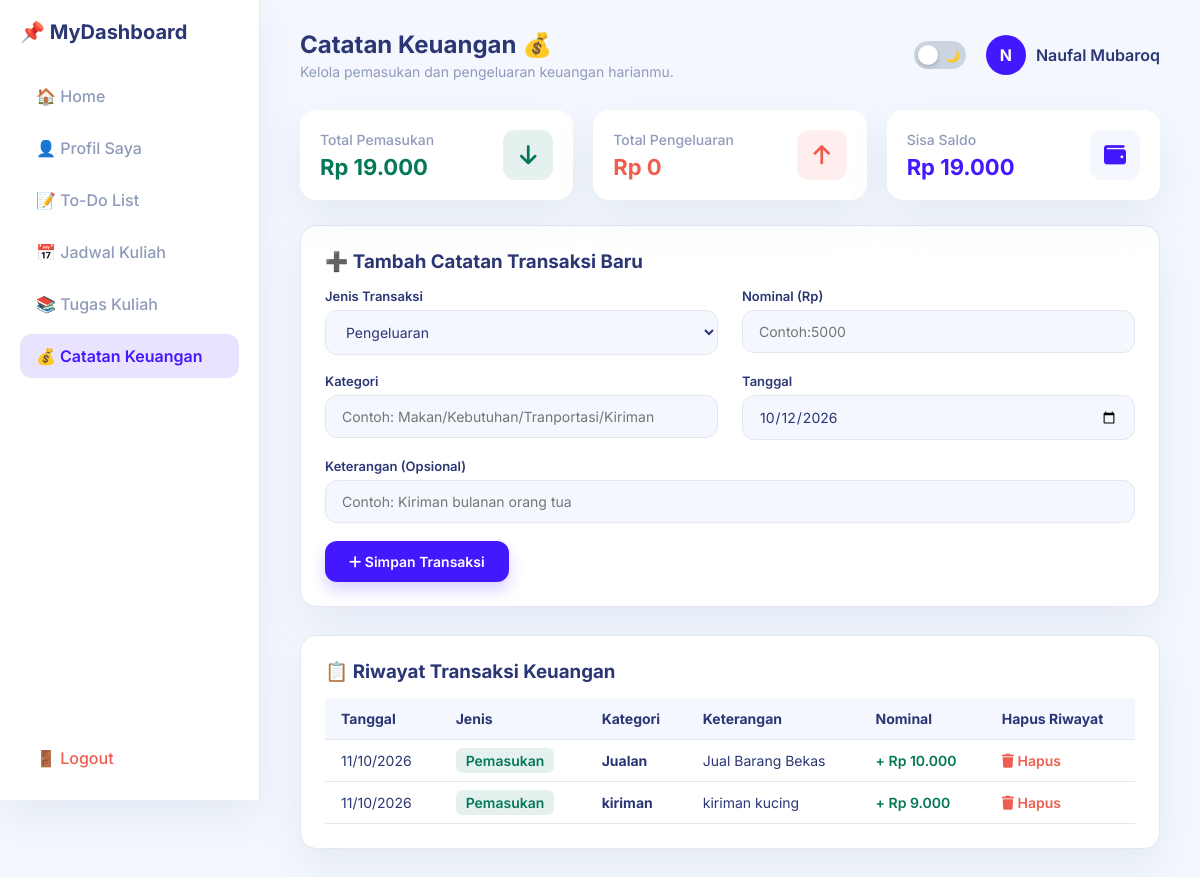
The page /pencatatankeuangan.php (signed in) on the database its author committed.
### tables this page shows
CREATE TABLE `keuangan` (
  `id` int(11) NOT NULL,
  `user_id` int(11) NOT NULL,
  `jenis` enum('Pemasukan','Pengeluaran') NOT NULL,
  `nominal` bigint(20) NOT NULL,
  `kategori` varchar(100) NOT NULL,
  `keterangan` text DEFAULT NULL,
  `tanggal` date NOT NULL,
  `created_at` timestamp NOT NULL DEFAULT current_timestamp()
);

### pencatatankeuangan.php (the view, shortened to what this page needs)
<?php
require 'koneksi.php';
$user_id = $_SESSION['user_id'];
$nama_user = $_SESSION['nama'] ?? 'User';
$total_pemasukan = 0;
$total_pengeluaran = 0;
$list_transaksi = false;
try {
    $q_sum = mysqli_query($conn, "SELECT jenis, SUM(nominal) as total FROM keuangan WHERE user_id = '$user_id' GROUP BY jenis");
    while ($row = mysqli_fetch_assoc($q_sum)) {
        if ($row['jenis'] == 'Pemasukan') {
            $total_pemasukan = $row['total'];
        } else if ($row['jenis'] == 'Pengeluaran') {
            $total_pengeluaran = $row['total'];
        }
    }
    $sisa_saldo = $total_pemasukan - $total_pengeluaran;
    $list_transaksi = mysqli_query($conn, "SELECT * FROM keuangan WHERE user_id = '$user_id' ORDER BY tanggal DESC, id DESC");
} catch (Exception $e) {
}
?>
<!DOCTYPE html>
<html lang="id">
<head>
    <link rel="stylesheet" href="dashboard.css?v=<?= time(); ?>">
    <link rel="stylesheet" href="tampilanhp.css?v=<?= time(); ?>">
    <link rel="stylesheet" href="https://cdnjs.cloudflare.com/ajax/libs/font-awesome/6.4.0/css/all.min.css">
</head>
<body>
    <div class="dashboard-container">
        <aside class="sidebar">
            <div class="brand">📌 MyDashboard</div>
            <ul class="sidebar-menu">
                <li><a href="dashboard.php">🏠 Home</a></li>
                <li><a href="profil.php">👤 Profil Saya</a></li>
                <li><a href="todolist.php">📝 To-Do List</a></li>
                <li><a href="jadwalkuliah.php">📅 Jadwal Kuliah</a></li>
                <li><a href="tugaskl.php">📚 Tugas Kuliah</a></li>
                <li><a href="pencatatankeuangan.php" class="active">💰 Catatan Keuangan</a></li>
                <li class="logout-item"><a href="logout.php" class="logout-btn">🚪 Logout</a></li>
            </ul>
        </aside>
        <main class="main-content">
            <header class="top-header">
                <div class="welcome-text" style="display: flex; align-items: center; gap: 12px;">
                    <div>
                        <h1>Catatan Keuangan 💰</h1>
                        <p style="color: var(--text-muted); font-size: 14px;">Kelola pemasukan dan pengeluaran keuangan harianmu.</p>
                    </div>
                </div>
                <div style="display: flex; align-items: center; gap: 20px;">
                    <div class="theme-switch-wrapper">
                        <label class="theme-switch" for="checkboxTheme">
                            <div class="slider round">
                                <span>☀️</span>
                                <span>🌙</span>
                            </div>
                        </label>
                    </div>
                    <div class="user-profile-badge">
                        <div class="user-avatar"><?= strtoupper(substr($nama_user, 0, 1)); ?></div>
                        <span><?= htmlspecialchars($nama_user); ?></span>
                    </div>
                </div>
            </header>
            <div class="stats-grid">
                <div class="stat-card">
                    <div class="stat-info">
                        <h3>Total Pemasukan</h3>
                        <p style="font-size: 22px; color: #047857;">Rp <?= number_format($total_pemasukan, 0, ',', '.'); ?></p>
                    </div>
                    <div class="stat-icon" style="color: #047857; background: rgba(4, 120, 87, 0.1);">
                        <i class="fas fa-arrow-down"></i>
                    </div>
                </div>
                <div class="stat-card">
                    <div class="stat-info">
                        <h3>Total Pengeluaran</h3>
                        <p style="font-size: 22px; color: #ee5d50;">Rp <?= number_format($total_pengeluaran, 0, ',', '.'); ?></p>
                    </div>
                    <div class="stat-icon" style="color: #ee5d50; background: rgba(238, 93, 80, 0.1);">
                        <i class="fas fa-arrow-up"></i>
                    </div>
                </div>
                <div class="stat-card">
                    <div class="stat-info">
                        <h3>Sisa Saldo</h3>
                        <p style="font-size: 22px; color: var(--accent-color);">Rp <?= number_format($sisa_saldo ?? 0, 0, ',', '.'); ?></p>
                    </div>
                    <div class="stat-icon">
                        <i class="fas fa-wallet"></i>
                    </div>
                </div>
            </div>
            <div class="form-card">
                <h3>➕ Tambah Catatan Transaksi Baru</h3>
                <form action="" method="POST" style="margin-top: 15px;">
                    <div class="form-grid">
                        <div class="form-group">
                            <label>Jenis Transaksi</label>
                            <select name="jenis" required>
                                <option value="Pengeluaran" selected>Pengeluaran</option>
                            </select>
                        </div>
                        <div class="form-group">
                            <label>Nominal (Rp)</label>
                            <input type="text" name="nominal" placeholder="Contoh:5000" autocomplete="off" required>
                        </div>
                        <div class="form-group">
                            <label>Kategori</label>
                            <input type="text" name="kategori" placeholder="Contoh: Makan/Kebutuhan/Tranportasi/Kiriman" autocomplete="off" required>
                        </div>
                        <div class="form-group">
                            <label>Tanggal</label>
                            <input type="date" name="tanggal" value="<?= date('Y-m-d'); ?>" required>
                        </div>
                        <div class="form-group full-width">
                            <label>Keterangan (Opsional)</label>
                            <input type="text" name="keterangan" placeholder="Contoh: Kiriman bulanan orang tua" autocomplete="off">
                        </div>
                    </div>
                    <div style="margin-top: 18px;">
                        <button type="submit" name="tambah_transaksi" class="btn-save">
                            <i class="fas fa-plus"></i> Simpan Transaksi
                        </button>
                    </div>
                </form>
            </div>
            <div class="form-card" id="tabel-keuangan">
                <h3>📋 Riwayat Transaksi Keuangan</h3>
                <table class="table-custom">
                    <thead>
                        <tr>
                            <th>Tanggal</th>
                            <th>Jenis</th>
                            <th>Kategori</th>
                            <th>Keterangan</th>
                            <th>Nominal</th>
                            <th>Hapus Riwayat</th>
                        </tr>
                    </thead>
                    <tbody>
                        <?php if ($list_transaksi && mysqli_num_rows($list_transaksi) > 0): ?>
                            <?php while ($row = mysqli_fetch_assoc($list_transaksi)): ?>
                                <tr>
                                    <td><?= date('d/m/Y', strtotime($row['tanggal'])); ?></td>
                                    <td>
                                        <span class="<?= $row['jenis'] == 'Pemasukan' ? 'badge-pemasukan' : 'badge-pengeluaran'; ?>">
                                            <?= $row['jenis']; ?>
                                        </span>
                                    </td>
                                    <td><strong><?= htmlspecialchars($row['kategori']); ?></strong></td>
                                    <td><?= htmlspecialchars($row['keterangan'] ?: '-'); ?></td>
                                    <td style="font-weight: 600; color: <?= $row['jenis'] == 'Pemasukan' ? '#047857' : '#ee5d50'; ?>;">
                                        <?= $row['jenis'] == 'Pemasukan' ? '+' : '-'; ?> Rp <?= number_format($row['nominal'], 0, ',', '.'); ?>
                                    </td>
                                    <td>
                                        <a href="pencatatankeuangan.php?hapus=<?= $row['id']; ?>#tabel-keuangan" class="btn-action-delete" onclick="return confirm('Yakin ingin menghapus catatan ini?');" style="color: var(--danger-color); text-decoration: none; font-weight: 600;">
                                            <i class="fas fa-trash"></i> Hapus
                                        </a>
                                    </td>
                                </tr>
                            <?php endwhile; ?>
                        <?php endif; ?>
                    </tbody>
                </table>
            </div>
        </main>
    </div>
</body>
</html>

### pencatatankeuangan.php (style rules this page uses)
.stats-grid { display: grid; grid-template-columns: repeat(auto-fit, minmax(220px, 1fr)); gap: 20px; margin-bottom: 25px; }
.form-card { background: var(--card-bg); border-radius: 16px; padding: 24px; margin-bottom: 28px; box-shadow: var(--shadow); border: 1px solid var(--border-color); }
.form-grid { display: grid; grid-template-columns: repeat(2, 1fr); gap: 18px 24px; }
.full-width { grid-column: span 2; }
.table-custom { width: 100%; border-collapse: collapse; margin-top: 15px; }
.table-custom th, .table-custom td { padding: 12px 16px; text-align: left; border-bottom: 1px solid var(--border-color); font-size: 14px; }
.table-custom th { background-color: var(--bg-main); color: var(--text-primary); }
.badge-pemasukan { color: #047857; background: rgba(4, 120, 87, 0.1); padding: 4px 10px; border-radius: 6px; font-weight: 600; }

### rows shown on the page
keuangan: tanggal "11/10/2026", jenis "Pemasukan", kategori "Jualan", keterangan "Jual Barang Bekas", nominal "10.000"
keuangan: tanggal "11/10/2026", jenis "Pemasukan", kategori "kiriman", keterangan "kiriman kucing", nominal "9.000"

### other values the page prints
substr($nama_user, 0, 1) "N"
$nama_user "Naufal Mubaroq"
$total_pemasukan "19.000"
$total_pengeluaran "0"
$sisa_saldo "19.000"
